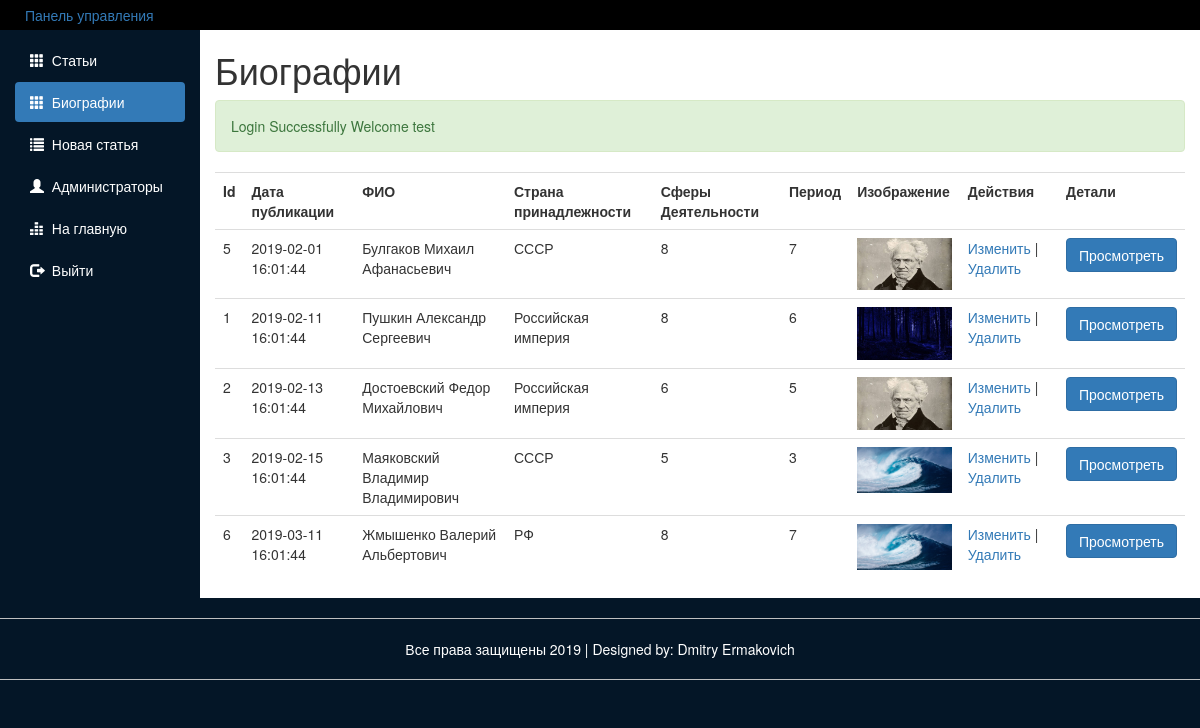
Page /src/public_routes/Dashboard/Biographies.php (signed in) on the earlier database version.
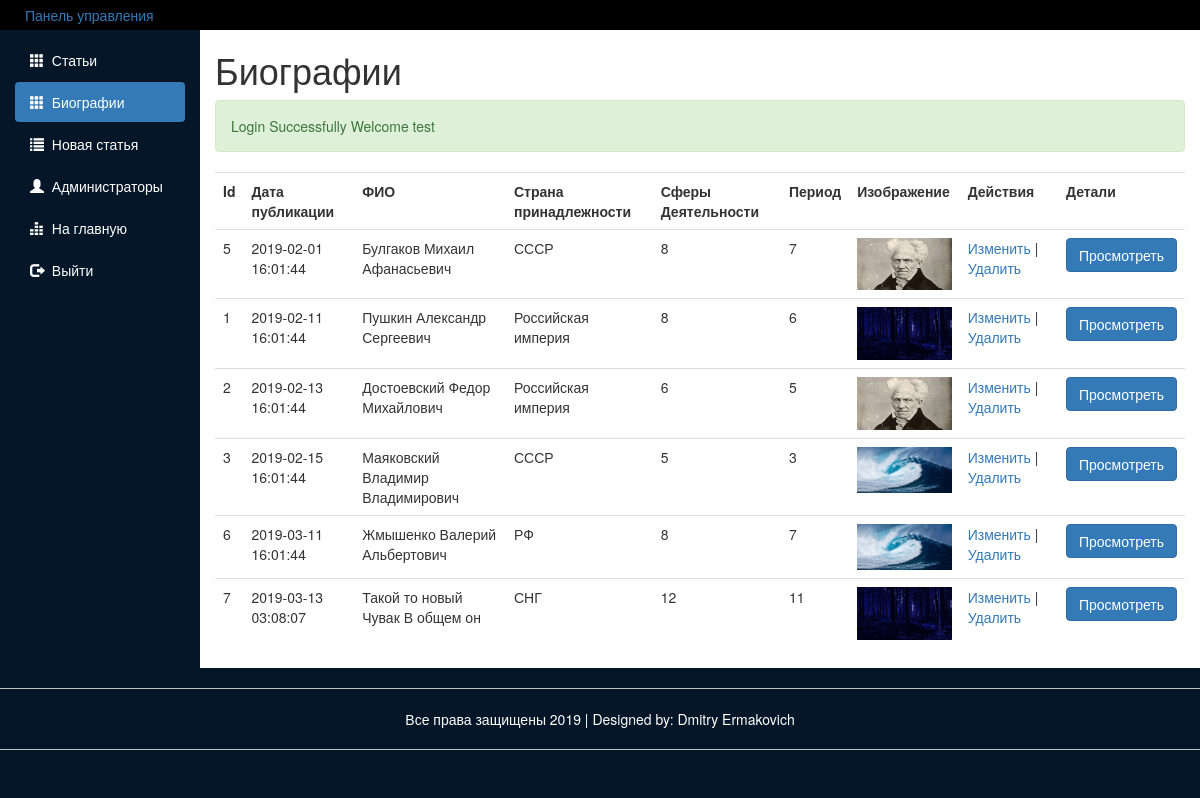
Same page on the later database version.
### src/Include/dbFunctions.php (called while the page is built, shortened)
<?php
require_once 'DatabaseLoad.php';
function doSQLQuery($query)
{
  global $con2;
  try {
    $exec = mysqli_query($con2, $query) or die(mysqli_error($con2));
    if ($exec) {
      return $exec;
    }
  } catch (Exception $e) {
    echo $e->getMessage();
  }
  return false;
}

### src/utils/biographies_c.php (the view, shortened to what this page needs)
<?php
function fillBiographiesTable()
{
  $sql = "SELECT * FROM Авторы ORDER BY дата_добавления";
  $exec = doSQLQuery($sql);
  if (mysqli_num_rows($exec) < 1) {
    ?>
    <p class="lead">У вас 0 постов в данный момент</p>
    <a href="NewPost.php"><button class="btn btn-info">Добавить пост</button></a>
    <?php
  } else {?>
      <table class="table table-hover">
        <tr>
          <th>Id</th>
          <th>Дата публикации</th>
          <th>ФИО</th>
          <th>Страна принадлежности</th>
          <th>Сферы Деятельности</th>
          <th>Период</th>
          <th>Изображение</th>
          <th>Действия</th>
          <th>Детали</th>
        </tr>
        <?php
    while ($post = mysqli_fetch_assoc($exec)) {
      $bio_id = $post['id'];
      $post_date = $post['дата_добавления'];
      $state = $post['страна_принадлежности'];
      $spheres = $post['сферы_деятельности'];
      $period = $post['период'];
      $post_fullname = "$post[фамилия]  $post[имя] $post[отчество]";
      $biography = $post['биография'];
      $image = $biography . '.jpg';
      ?>
      <tr>
        <td><?php echo $bio_id; ?></td>
        <td><?php echo $post_date; ?></td>
        <td><?php echo $post_fullname;?></td>
        <td><?php echo $state;?></td>
        <td><?php echo $spheres;?></td>
        <td><?php echo $period;?></td>
        <td>
          <?php echo "<img class='img-responsive' src='../Upload/bios/$image?m=' width='100px' height='150px'>"; ?>
        </td>
        <td>
          <?php echo "<a href='editpost.php?post_id=$bio_id'>Изменить</a> | <a href='deletepost.php?delete_post_id=$bio_id'>Удалить</a>"; ?>
        </td>
        <td><a href="/Bio.php?id=<?php echo $bio_id; ?>"><button class="btn btn-primary">Просмотреть</button></a></td>
      </tr>
      <?php
    }
  }
}
?>

### src/public_routes/Dashboard/Biographies.php (shortened to what this page needs)
<?php require_once('../../Include/Sessions.php') ?>
<?php require_once('../../Include/commonFuncs.php') ?>
<?php require_once('../../Include/dbFunctions.php') ?>
<?php require_once('../../utils/biographies_c.php') ?>
<!DOCTYPE html>
<html>
<head>
  <link rel="stylesheet" type="text/css" href="../../js-scripts/bootstrap/css/bootstrap.min.css">
  <link rel="stylesheet" type="text/css" href="../../js-scripts/Assets/style.css">
</head>
<body>
  <div class="heading">
    <a href="">
      <p>Панель управления</p>
    </a>
  </div>
  <div class="container-fluid">
    <div class="main" id="dashboard">
      <div class="row">
        <div class="col-sm-2">
          <ul id="side-menu" class="nav nav-pills nav-stacked">
            <li class=""><a href="Dashboard.php">
                <span class="glyphicon glyphicon-th"></span>
                &nbsp;Статьи</a></li>
            <li class="active"><a href="Biographies.php">
                <span class="glyphicon glyphicon-th"></span>
                &nbsp;Биографии</a></li>
            <li><a href="NewPost.php">
                <span class="glyphicon glyphicon-list"></span>
                &nbsp;Новая статья</a></li>
            <li><a href="Admin.php">
                <span class="glyphicon glyphicon-user"></span>
                &nbsp;Администраторы</a></li>
            <li><a href="/Blog.php">
                <span class="glyphicon glyphicon-equalizer"></span>
                &nbsp;На главную</a></li>
            <li><a href="/Lagout.php">
                <span class="glyphicon glyphicon-log-out"></span>
                &nbsp;Выйти</a></li>
          </ul>
        </div>
        <div class="col-xs-10" style="min-height: -webkit-fill-available;">
          <div>
            <h1>Биографии</h1>
            <?php echo SuccessMessage(); ?>
            <div class="table-responsive">
              <?php fillBiographiesTable() ?>
              </table>
            </div>
          </div>
        </div>
      </div>
    </div>
  </div>
  <div class="row" id="footer">
    <div class="col-sm-12">
      <hr>
      <p>Все права защищены 2019 | Designed by: Dmitry Ermakovich</p>
      <hr>
    </div>
  </div>
</body>
</html>

### src/Include/Sessions.php (shortened to what this page needs)
<?php
function SuccessMessage()
{
  if (isset($_SESSION['successMessage'])) {
    $ouput = "
			<div class='alert alert-success'>" .
    htmlentities($_SESSION["successMessage"]) .
      "</div>
		";
    return $ouput;
  }
}

### src/public_routes/js-scripts/Assets/style.css (style rules this page uses)
body { background: #041627; overflow-x: hidden; }
.heading { height: 50px; padding: 5px; background: black; padding-left: 25px; color: silver; }
.col-sm-2 { background: #041627; padding-top: 10px; }
.col-xs-10 { background: white !important; min-height: 650px; overflow: hidden; }
#side-menu li a { color: white; }
#footer { text-align: center; color: white; }
hr { border-color: silver; }
.main { margin-top : -20px; }

Differences in the rows shown:
added авторы: id "7", дата_добавления "2019-03-13 03:08:07", post_fullname "Такой то новый Чувак В общем он", страна_принадлежности "СНГ", сферы_деятельности "12", период "11", биография (picture)
